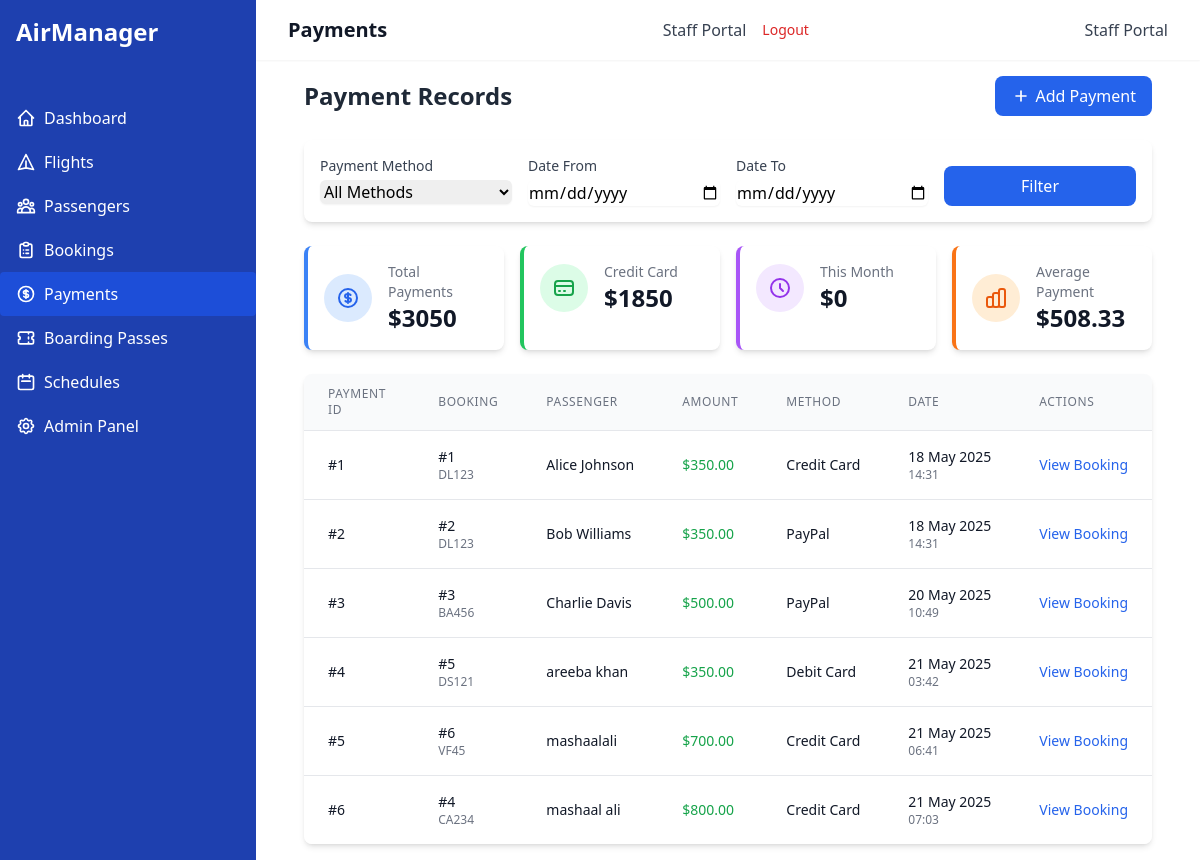
/payments/ (signed in), run on an earlier commit of the app's database.
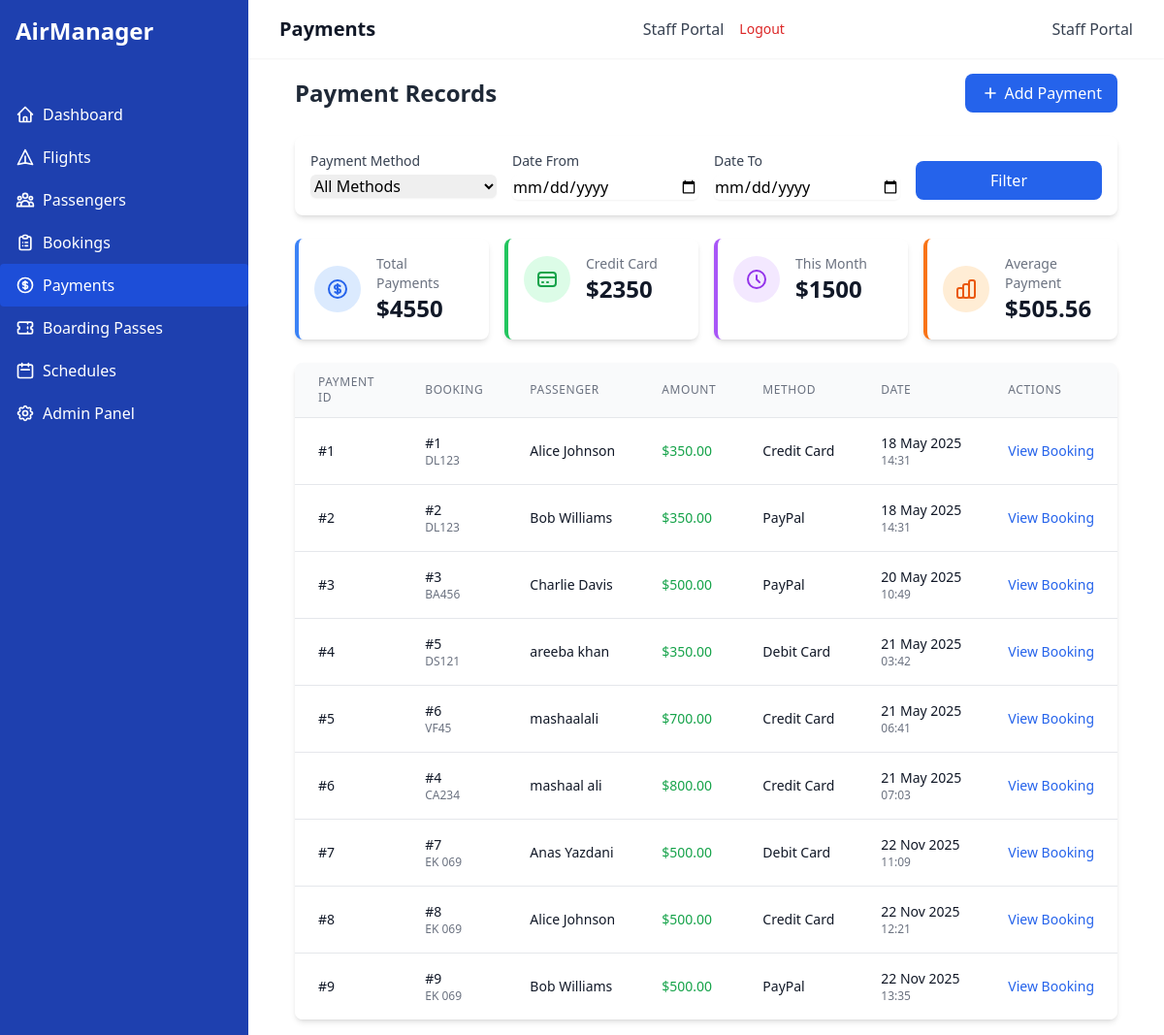
And on a later commit of the database.
### airline_app/models.py (models this page shows, shortened)
class Payment(models.Model):
    PAYMENT_METHOD_CHOICES = [
        ('CREDIT_CARD', 'Credit Card'),
        ('DEBIT_CARD', 'Debit Card'),
        ('PAYPAL', 'PayPal'),
        ('BANK_TRANSFER', 'Bank Transfer'),
    ]
    payment_id = models.AutoField(primary_key=True)
    amount = models.DecimalField(max_digits=10, decimal_places=2)
    payment_method = models.CharField(
        max_length=15, choices=PAYMENT_METHOD_CHOICES)
    payment_date = models.DateTimeField(auto_now_add=True)
    booking = models.OneToOneField(
        Booking, on_delete=models.CASCADE, related_name='payment')

class Booking(models.Model):
    STATUS_CHOICES = [
        ('CONFIRMED', 'Confirmed'),
        ('PENDING', 'Pending'),
        ('CANCELLED', 'Cancelled'),
    ]
    booking_id = models.AutoField(primary_key=True)
    booking_date = models.DateTimeField(auto_now_add=True)
    seat_number = models.CharField(max_length=5)
    passenger = models.ForeignKey(
        Passenger, on_delete=models.CASCADE, related_name='bookings')
    flight = models.ForeignKey(
        Flight, on_delete=models.CASCADE, related_name='bookings')
    status = models.CharField(
        max_length=10, choices=STATUS_CHOICES, default='PENDING')
    class Meta:
        unique_together = ('flight', 'seat_number')

class Flight(models.Model):
    flight_id = models.AutoField(primary_key=True)
    flight_number = models.CharField(max_length=10, unique=True)
    departure_time = models.DateTimeField()
    arrival_time = models.DateTimeField()
    source_airport = models.ForeignKey(
        Airport, on_delete=models.CASCADE, related_name='departing_flights')
    destination_airport = models.ForeignKey(
        Airport, on_delete=models.CASCADE, related_name='arriving_flights')
    aircraft = models.ForeignKey(
        Aircraft, on_delete=models.CASCADE, related_name='flights')
    crew = models.ManyToManyField(CrewMember, related_name='flights')

class Passenger(models.Model):
    GENDER_CHOICES = [
        ('M', 'Male'),
        ('F', 'Female'),
        ('O', 'Other'),
    ]
    passenger_id = models.AutoField(primary_key=True)
    name = models.CharField(max_length=100)
    date_of_birth = models.DateField()
    gender = models.CharField(max_length=1, choices=GENDER_CHOICES)
    email = models.EmailField()
    phone_number = models.CharField(max_length=15)
    passport_number = models.CharField(max_length=20, unique=True)
    address = models.TextField()

### airline_app/views.py (the view)
# urls.py: path('payments/', views.PaymentListView.as_view(), name='payment-list'),
class PaymentListView(LoginRequiredMixin, ListView):
    model = Payment
    template_name = 'airline_app/payment_list.html'
    context_object_name = 'payments'
    paginate_by = 10
    def get_queryset(self):
        queryset = Payment.objects.all()
        method = self.request.GET.get('method', '')
        if method:
            queryset = queryset.filter(payment_method=method)
        date_from = self.request.GET.get('date_from', '')
        if date_from:
            try:
                date_from = datetime.strptime(date_from, '%Y-%m-%d').date()
                queryset = queryset.filter(payment_date__date__gte=date_from)
            except ValueError:
                pass
        date_to = self.request.GET.get('date_to', '')
        if date_to:
            try:
                date_to = datetime.strptime(date_to, '%Y-%m-%d').date()
                queryset = queryset.filter(payment_date__date__lte=date_to)
            except ValueError:
                pass
        return queryset
    def get_context_data(self, **kwargs):
        context = super().get_context_data(**kwargs)
        payment_stats = get_payment_stats()
        context.update(payment_stats)
        return context

### airline_app/views.py (called while the page is built)
def get_payment_stats():
    today = timezone.now()
    start_of_month = today.replace(
        day=1, hour=0, minute=0, second=0, microsecond=0)
    total_amount = Payment.objects.aggregate(Sum('amount'))['amount__sum'] or 0
    credit_card_amount = Payment.objects.filter(
        payment_method='CREDIT_CARD').aggregate(Sum('amount'))['amount__sum'] or 0
    this_month_amount = Payment.objects.filter(
        payment_date__gte=start_of_month).aggregate(Sum('amount'))['amount__sum'] or 0
    payment_count = Payment.objects.count()
    average_amount = round(total_amount / payment_count,
                           2) if payment_count > 0 else 0
    return {
        'total_amount': total_amount,
        'credit_card_amount': credit_card_amount,
        'this_month_amount': this_month_amount,
        'average_amount': average_amount
    }

### airline_app/templates/airline_app/payment_list.html (shortened to what the changed rows need)
{% extends 'airline_app/base.html' %}
{% block header %}Payments{% endblock %}
{% block content %}
<div class="mb-6 flex justify-between items-center">
    <h2 class="text-2xl font-bold text-gray-800">Payment Records</h2>
</div>
<div class="grid grid-cols-1 sm:grid-cols-2 lg:grid-cols-4 gap-4 mb-6">
    <div class="bg-white p-4 rounded-lg shadow-md border-l-4 border-blue-500">
        <div class="flex items-center">
            <div class="ml-4">
                <h3 class="text-sm font-medium text-gray-500">Total Payments</h3>
                <p class="text-2xl font-bold text-gray-900">${{ total_amount }}</p>
            </div>
        </div>
    </div>
    <div class="bg-white p-4 rounded-lg shadow-md border-l-4 border-green-500">
        <div class="flex items-center">
            <div class="ml-4">
                <h3 class="text-sm font-medium text-gray-500">Credit Card</h3>
                <p class="text-2xl font-bold text-gray-900">${{ credit_card_amount }}</p>
            </div>
        </div>
    </div>
    <div class="bg-white p-4 rounded-lg shadow-md border-l-4 border-purple-500">
        <div class="flex items-center">
            <div class="ml-4">
                <h3 class="text-sm font-medium text-gray-500">This Month</h3>
                <p class="text-2xl font-bold text-gray-900">${{ this_month_amount }}</p>
            </div>
        </div>
    </div>
    <div class="bg-white p-4 rounded-lg shadow-md border-l-4 border-orange-500">
        <div class="flex items-center">
            <div class="ml-4">
                <h3 class="text-sm font-medium text-gray-500">Average Payment</h3>
                <p class="text-2xl font-bold text-gray-900">${{ average_amount }}</p>
            </div>
        </div>
    </div>
</div>
<div class="bg-white rounded-lg shadow-md overflow-hidden">
    <div class="overflow-x-auto">
        <table class="min-w-full divide-y divide-gray-200">
            <thead class="bg-gray-50">
                <tr>
                    <th class="px-6 py-3 text-left text-xs font-medium text-gray-500 uppercase tracking-wider">Payment ID</th>
                    <th class="px-6 py-3 text-left text-xs font-medium text-gray-500 uppercase tracking-wider">Booking</th>
                    <th class="px-6 py-3 text-left text-xs font-medium text-gray-500 uppercase tracking-wider">Passenger</th>
                    <th class="px-6 py-3 text-left text-xs font-medium text-gray-500 uppercase tracking-wider">Amount</th>
                    <th class="px-6 py-3 text-left text-xs font-medium text-gray-500 uppercase tracking-wider">Method</th>
                    <th class="px-6 py-3 text-left text-xs font-medium text-gray-500 uppercase tracking-wider">Date</th>
                    <th class="px-6 py-3 text-left text-xs font-medium text-gray-500 uppercase tracking-wider">Actions</th>
                </tr>
            </thead>
            <tbody class="bg-white divide-y divide-gray-200">
                {% for payment in payments %}
                <tr class="hover:bg-gray-50 transition-colors">
                    <td class="px-6 py-4 whitespace-nowrap">
                        <div class="text-sm font-medium text-gray-900">#{{ payment.payment_id }}</div>
                    </td>
                    <td class="px-6 py-4 whitespace-nowrap">
                        <div class="text-sm font-medium text-gray-900">#{{ payment.booking.booking_id }}</div>
                        <div class="text-xs text-gray-500">{{ payment.booking.flight.flight_number }}</div>
                    </td>
                    <td class="px-6 py-4 whitespace-nowrap">
                        <div class="text-sm font-medium text-gray-900">{{ payment.booking.passenger.name }}</div>
                    </td>
                    <td class="px-6 py-4 whitespace-nowrap">
                        <div class="text-sm font-medium text-green-600">${{ payment.amount }}</div>
                    </td>
                    <td class="px-6 py-4 whitespace-nowrap">
                        <div class="text-sm text-gray-900">{{ payment.get_payment_method_display }}</div>
                    </td>
                    <td class="px-6 py-4 whitespace-nowrap">
                        <div class="text-sm text-gray-900">{{ payment.payment_date|date:"d M Y" }}</div>
                        <div class="text-xs text-gray-500">{{ payment.payment_date|date:"H:i" }}</div>
                    </td>
                    <td class="px-6 py-4 whitespace-nowrap text-sm text-gray-500">
                        <a href="{% url 'booking-detail' payment.booking.pk %}" class="text-blue-600 hover:text-blue-900">View Booking</a>
                    </td>
                </tr>
                {% empty %}
                <tr>
                    <td colspan="7" class="px-6 py-4 text-center text-gray-500">No payments found matching your criteria.</td>
                </tr>
                {% endfor %}
            </tbody>
        </table>
    </div>
</div>
{% endblock %}

What changed in the data, as far as the page shows it:
added Payment: payment_id "7", booking.booking_id "7", booking.flight.flight_number "EK 069", booking.passenger.name "Anas Yazdani", amount "500.00", payment_method "Debit Card", payment_date "22 Nov 2025", payment_date "11:09"
added Payment: payment_id "8", booking.booking_id "8", booking.flight.flight_number "EK 069", booking.passenger.name "Alice Johnson", amount "500.00", payment_method "Credit Card", payment_date "22 Nov 2025", payment_date "12:21"
added Payment: payment_id "9", booking.booking_id "9", booking.flight.flight_number "EK 069", booking.passenger.name "Bob Williams", amount "500.00", payment_method "PayPal", payment_date "22 Nov 2025", payment_date "13:35"
Also different on the page:
{{ total_amount }}: "3050" → "4550"
{{ credit_card_amount }}: "1850" → "2350"
{{ this_month_amount }}: "0" → "1500"
{{ average_amount }}: "508.33" → "505.56"
